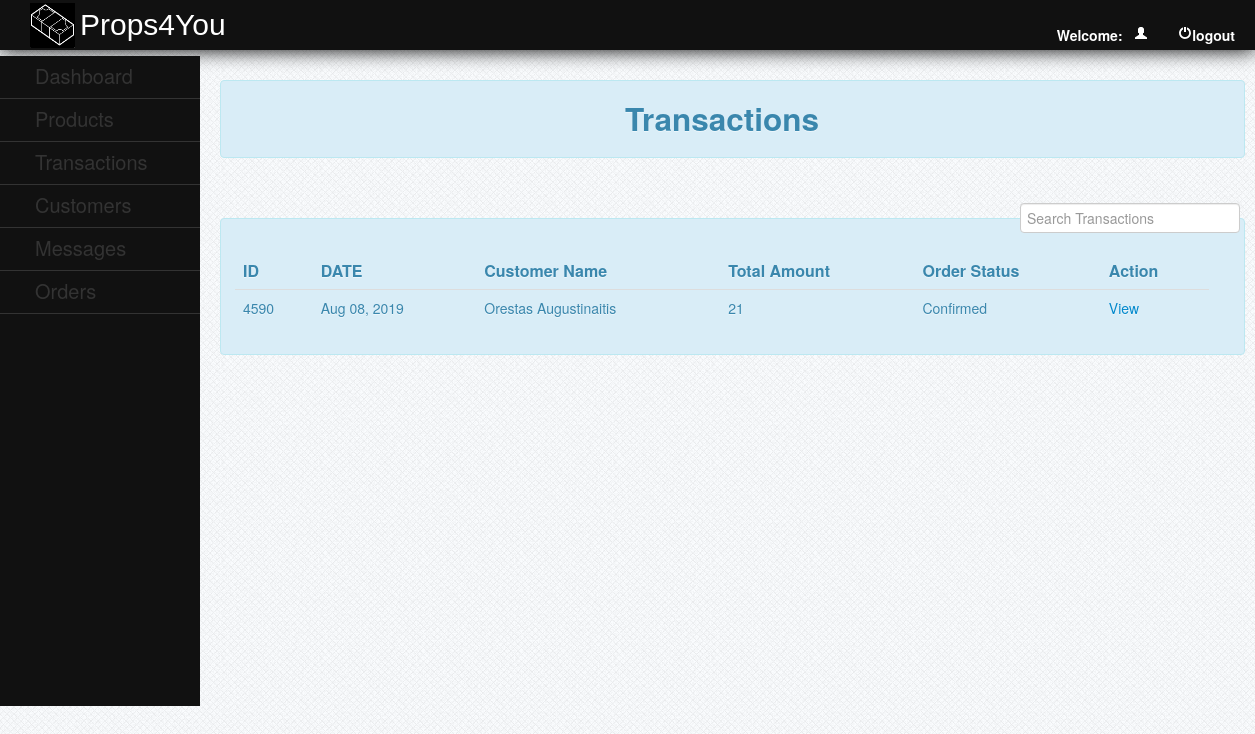
Screenshot of /admin/transaction.php (signed in) with the database file from the repository.
### tables this page shows
CREATE TABLE `transaction` (
  `transaction_id` int(11) NOT NULL,
  `customerid` int(11) NOT NULL,
  `amount` int(11) NOT NULL,
  `order_stat` varchar(100) NOT NULL,
  `order_date` varchar(50) NOT NULL
);

CREATE TABLE `customer` (
  `customerid` int(11) NOT NULL,
  `firstname` varchar(50) NOT NULL,
  `mi` varchar(1) NOT NULL,
  `lastname` varchar(50) NOT NULL,
  `address` varchar(100) NOT NULL,
  `country` varchar(50) NOT NULL,
  `zipcode` varchar(20) NOT NULL,
  `mobile` varchar(20) NOT NULL,
  `telephone` varchar(20) NOT NULL,
  `email` varchar(50) NOT NULL,
  `password` varchar(50) NOT NULL
);

### admin/transaction.php (the view, shortened to what this page needs)
<?php
	include("../db/dbconn.php");
?>
<!DOCTYPE html>
<html>
<head>
	<link rel = "stylesheet" type = "text/css" href="../css/style.css" media="all">
	<link rel="stylesheet" type="text/css" href="../css/bootstrap.css">
		<link href="../facefiles/facebox.css" media="screen" rel="stylesheet" type="text/css" />
</head>
<body>
	<div id="header" style="position:fixed;">
		<img src="../img/logo.png">
		<label>Props4You</label>
			<b><?php
				$id = (int) $_SESSION['id'];
					$query = $conn->query ("SELECT * FROM admin WHERE adminid = '$id' ") or die (mysqli_error());
					$fetch = $query->fetch_array ();
			?>
			<ul>
				<li><a href="../function/admin_logout.php"><i class="icon-off icon-white"></i>logout</a></li>
				<li>Welcome:&nbsp;&nbsp;&nbsp;<a><i class="icon-user icon-white"></i><?php echo $fetch['username']; ?></a></li></b>
	</div>
	<br>
<div id="leftnav">
		<ul>
			<li><a href="admin_home.php" style="color:#333;">Dashboard</a></li>
			<li><a href="admin_home.php">Products</a>
			</li>
			<li><a href="transaction.php">Transactions</a></li>
			<li><a href="customer.php">Customers</a></li>
			<li><a href="message.php">Messages</a></li>
			<li><a href="order.php">Orders</a></li>
		</ul>
	</div>
	<div id="rightcontent" style="position:absolute; top:10%;">
			<div class="alert alert-info"><center><h2>Transactions	</h2></center></div>
			<br />
				<label  style="padding:5px; float:right;"><input type="text" name="filter" placeholder="Search Transactions" id="filter"></label>
			<br />
			<div class="alert alert-info">
			<table class="table table-hover" style="background-color:;">
				<thead>
				<tr style="font-size:16px;">
					<th>ID</th>
					<th>DATE</th>
					<th>Customer Name</th>
					<th>Total Amount</th>
					<th>Order Status</th>
					<th>Action</th>
				</tr>
				</thead>
				<tbody>
				<?php
					$query = $conn->query("SELECT * FROM transaction LEFT JOIN customer ON customer.customerid = transaction.customerid") or die(mysqli_error());
					while($fetch = $query->fetch_array())
						{
						$id = $fetch['transaction_id'];
						$amnt = $fetch['amount'];
						$o_stat = $fetch['order_stat'];
						$o_date = $fetch['order_date'];
						$name = $fetch['firstname'].' '.$fetch['lastname'];
				?>
				<tr>
					<td><?php echo $id; ?></td>
					<td><?php echo $o_date; ?></td>
					<td><?php echo $name; ?></td>
					<td><?php echo $amnt; ?></td>
					<td><?php echo $o_stat; ?></td>
					<td><a href="receipt.php?tid=<?php echo $id; ?>">View</a>
				</tr>
				<?php
					}
				?>
				</tbody>
			</table>
			</div>
			</div>
</body>
</html>

### css/style.css (style rules this page uses)
body { background:url(../images/bg.png) repeat scroll left top #e7ebf2; }
#header { height:50px; width:100%; background-color:#111; color:#fff; text-indent:10px; -webkit-box-shadow:0px 0px 20px 0px black; -moz-box-shadow:0px 0px 20px 0px black; box-shadow:0px 0px 20px 0px black; }
#header img { position:absolute; height:45px; width:45px; margin-left:20px; margin-top:2.5px; }
#header label { position:relative; top:15px; color:#fff; text-indent:80px; font-size:30px; clear:both; font-family:arial; }
#header ul { list-style-type:none; position:relative; }
#header ul li { display:inline; position:relative; float:right; margin-right:20px; }
#header ul li a { text-decoration:none; color:#fff; }
#leftnav { position:fixed; background-color:#111; width:200px; top:7%; height:650px; }
#leftnav ul { list-style-type:none; text-indent:35px; right:25px; position:relative; }
#leftnav ul li { border-bottom:1px solid #333; padding-top:10px; padding-bottom:10px; width:200px; }
#leftnav ul li a { text-decoration:none; color:#333; font-size:20px; }
#rightcontent { position:relative; width:1025px; top:50px; left:220px; z-index:-99999; }

### rows the page displays
transaction: transaction_id "4590", order_date "Aug 08, 2019", customerid.lastname "Orestas Augustinaitis", amount "21", order_stat "Confirmed"
